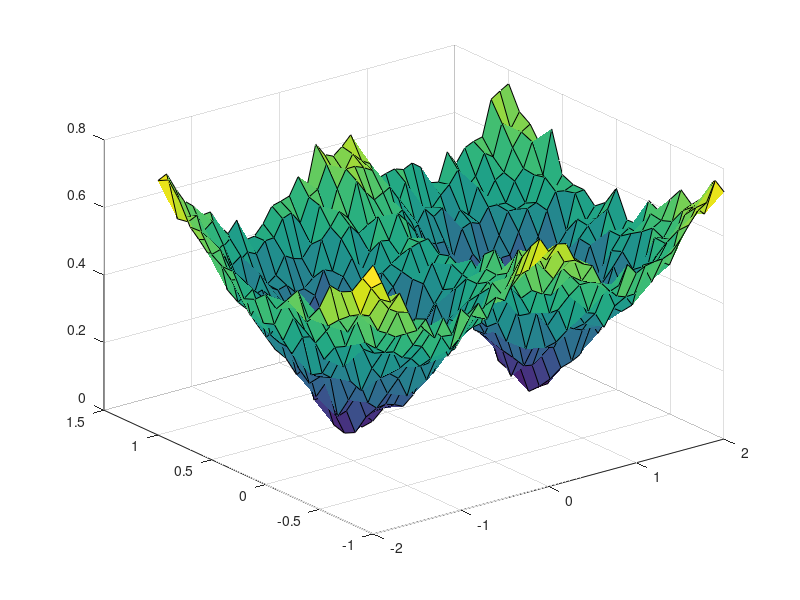

Reproduce this figure in MATLAB. (Note: this script raises an error after producing the figure.)
%% Point attractor
% Define the mesh surface
[X, Y] = meshgrid(-2.3:0.1:2.3, -1.3:0.1:1.3);
zr=0.5*sqrt((abs(X)-1).^2+(Y).^2);
gk = fspecial('gaussian', [7,7], 1);
Z=conv2(zr,gk,'valid');
Z=Z+rand(size(Z))*0.1;

% Plot the mesh surface
fh=figure('Position',[100,100,640,320]);
sh=surf(X(4:end-3,4:end-3), Y(4:end-3,4:end-3), Z);
sh.EdgeAlpha=0.15;
zlim([0,1])
view(-15,60)
colormap('turbo')
grid OFF


%% synfire chain

[X, Y] = meshgrid(-2.3:0.1:2.3, -1.3:0.1:1.3);
zr=zeros(size(X));
zr(:,[12:16,32:36])=-1;
zr=zr+repmat(linspace(-1,1,27).',1,47);

gk = fspecial('gaussian', [7,7], 1);
Z=conv2(zr,gk,'valid');
Z=Z+rand(size(Z))*0.2;

fh=figure('Position',[100,100,640,320]);
sh=surf(X(4:end-3,4:end-3), Y(4:end-3,4:end-3), Z);
sh.EdgeAlpha=0.15;
zlim([-2,1])
view(-15,60)
colormap('turbo')
grid OFF


%% Cell assembly
zr=(double(imread(fullfile('binary','cellasm_illustration_S.png')))-255)./255;
gk = fspecial('gaussian', [5,5],2);
Z=conv2(zr,gk,'same');
Z=Z+rand(size(Z))*0.1;

fh=figure('Position',[100,100,640,320]);
sh=surf(Z);
sh.EdgeAlpha=0.15;
zlim([-2,1])
view(-15,60)
colormap('turbo')
grid OFF




%% Trajectory
zr=(double(imread(fullfile('binary','traj.png')))-255)./240;
gk = fspecial('gaussian', [5,5],2);
Z=flip(conv2(zr,gk,'same'))+rand(size(Z))*0.1;
Z=Z+rand(size(Z))*0.1;

fh=figure('Position',[100,100,640,320]);
sh=surf(Z);
sh.EdgeAlpha=0.15;
zlim([-2,1])
view(-15,60)
colormap('turbo')
grid OFF
